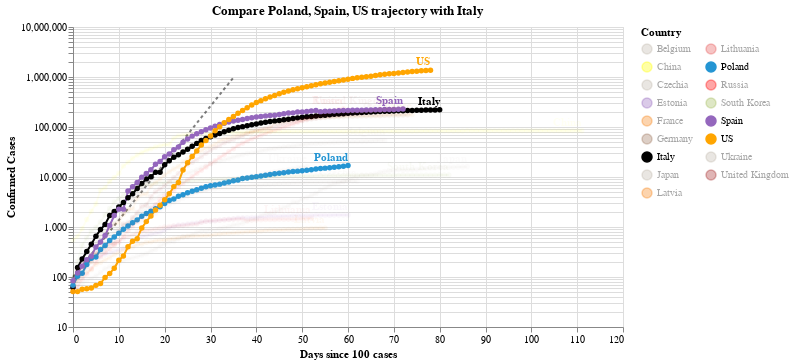

The notebook cell this image was saved under:
### Code cell
#hide_input
chart2 = make_since_chart(dff2, ['Poland', 'Spain', 'US'], baseline_countries)
chart2

### Figure 1 — Vega-Lite specification as saved in the notebook (floating-point values rounded to 4 significant figures; data arrays with more than 128 entries replaced by an {"elided": "..."} marker saying what was removed)
{"config": {"view": {"continuousWidth": 400, "continuousHeight": 300}}, "layer": [{"data": {"name": "data-628230001892d6798b50651be41d1b3e"}, "mark": {"type": "line", "color": "black", "opacity": 0.5, "strokeDash": [3, 3]}, "encoding": {"x": {"type": "quantitative", "field": "Days since 100 cases"}, "y": {"type": "quantitative", "field": "Confirmed Cases"}}}, {"data": {"name": "data-a16954299549f4c0b2c47edb9effd117"}, "mark": {"type": "line", "point": true}, "encoding": {"color": {"type": "nominal", "field": "Country", "legend": {"columns": 2}, "scale": {"domain": ["Belgium", "China", "Czechia", "Estonia", "France", "Germany", "Italy", "Japan", "Latvia", "Lithuania", "Poland", "Russia", "South Korea", "Spain", "US", "Ukraine", "United Kingdom"], "range": ["#C1B7AD", "yellow", "#C1B7AD", "#9467bd", "#F58518", "#9D755D", "black", "#C1B7AD", "#F58518", "#E45756", "#2495D3", "red", "#A1BA59", "#9467bd", "orange", "#C1B7AD", "brown"]}}, "opacity": {"condition": {"value": 1, "selection": "selector004"}, "value": 0.05}, "tooltip": [{"type": "nominal", "field": "Country"}, {"type": "temporal", "field": "Date"}, {"type": "quantitative", "field": "Confirmed Cases"}, {"type": "quantitative", "field": "Days since 100 cases"}], "x": {"type": "quantitative", "field": "Days since 100 cases"}, "y": {"type": "quantitative", "field": "Confirmed Cases", "scale": {"type": "log"}}}, "selection": {"selector004": {"type": "multi", "fields": ["Country"], "bind": "legend", "init": [{"Country": "Poland"}, {"Country": "Spain"}, {"Country": "US"}, {"Country": "Italy"}]}}, "width": 550}, {"data": {"name": "data-a16954299549f4c0b2c47edb9effd117"}, "mark": {"type": "text", "align": "right", "dy": -8, "fontWeight": "bold"}, "encoding": {"color": {"type": "nominal", "field": "Country", "legend": {"columns": 2}, "scale": {"domain": ["Belgium", "China", "Czechia", "Estonia", "France", "Germany", "Italy", "Japan", "Latvia", "Lithuania", "Poland", "Russia", "South Korea", "Spain", "US", "Ukraine", "United Kingdom"], "range": ["#C1B7AD", "yellow", "#C1B7AD", "#9467bd", "#F58518", "#9D755D", "black", "#C1B7AD", "#F58518", "#E45756", "#2495D3", "red", "#A1BA59", "#9467bd", "orange", "#C1B7AD", "brown"]}}, "opacity": {"condition": {"value": 1, "selection": "selector004"}, "value": 0.05}, "text": {"type": "nominal", "field": "Country"}, "tooltip": [{"type": "nominal", "field": "Country"}, {"type": "temporal", "field": "Date"}, {"type": "quantitative", "field": "Confirmed Cases"}, {"type": "quantitative", "field": "Days since 100 cases"}], "x": {"type": "quantitative", "field": "Days since 100 cases"}, "y": {"type": "quantitative", "field": "Confirmed Cases", "scale": {"type": "log"}}}, "transform": [{"filter": "(datum['Date'] >= 1589241600000)"}], "width": 550}], "title": "Compare Poland, Spain, US trajectory with Italy", "$schema": "https://vega.github.io/schema/vega-lite/v4.0.2.json", "datasets": {"data-628230001892d6798b50651be41d1b3e": [{"Days since 100 cases": 0, "Confirmed Cases": 100.0}, {"Days since 100 cases": 1, "Confirmed Cases": 130.0}, {"Days since 100 cases": 2, "Confirmed Cases": 169.0}, {"Days since 100 cases": 3, "Confirmed Cases": 219.7}, {"Days since 100 cases": 4, "Confirmed Cases": 285.6}, {"Days since 100 cases": 5, "Confirmed Cases": 371.3}, {"Days since 100 cases": 6, "Confirmed Cases": 482.7}, {"Days since 100 cases": 7, "Confirmed Cases": 627.5}, {"Days since 100 cases": 8, "Confirmed Cases": 815.7}, {"Days since 100 cases": 9, "Confirmed Cases": 1060.0}, {"Days since 100 cases": 10, "Confirmed Cases": 1379.0}, {"Days since 100 cases": 11, "Confirmed Cases": 1792.0}, {"Days since 100 cases": 12, "Confirmed Cases": 2330.0}, {"Days since 100 cases": 13, "Confirmed Cases": 3029.0}, {"Days since 100 cases": 14, "Confirmed Cases": 3937.0}, {"Days since 100 cases": 15, "Confirmed Cases": 5119.0}, {"Days since 100 cases": 16, "Confirmed Cases": 6654.0}, {"Days since 100 cases": 17, "Confirmed Cases": 8650.0}, {"Days since 100 cases": 18, "Confirmed Cases": 11250.0}, {"Days since 100 cases": 19, "Confirmed Cases": 14620.0}, {"Days since 100 cases": 20, "Confirmed Cases": 19000.0}, {"Days since 100 cases": 21, "Confirmed Cases": 24710.0}, {"Days since 100 cases": 22, "Confirmed Cases": 32120.0}, {"Days since 100 cases": 23, "Confirmed Cases": 41750.0}, {"Days since 100 cases": 24, "Confirmed Cases": 54280.0}, {"Days since 100 cases": 25, "Confirmed Cases": 70560.0}, {"Days since 100 cases": 26, "Confirmed Cases": 91730.0}, {"Days since 100 cases": 27, "Confirmed Cases": 119300.0}, {"Days since 100 cases": 28, "Confirmed Cases": 155000.0}, {"Days since 100 cases": 29, "Confirmed Cases": 201500.0}, {"Days since 100 cases": 30, "Confirmed Cases": 262000.0}, {"Days since 100 cases": 31, "Confirmed Cases": 340600.0}, {"Days since 100 cases": 32, "Confirmed Cases": 442800.0}, {"Days since 100 cases": 33, "Confirmed Cases": 575600.0}, {"Days since 100 cases": 34, "Confirmed Cases": 748300.0}, {"Days since 100 cases": 35, "Confirmed Cases": 972800.0}], "data-a16954299549f4c0b2c47edb9effd117": {"elided": "1210 records"}}}
